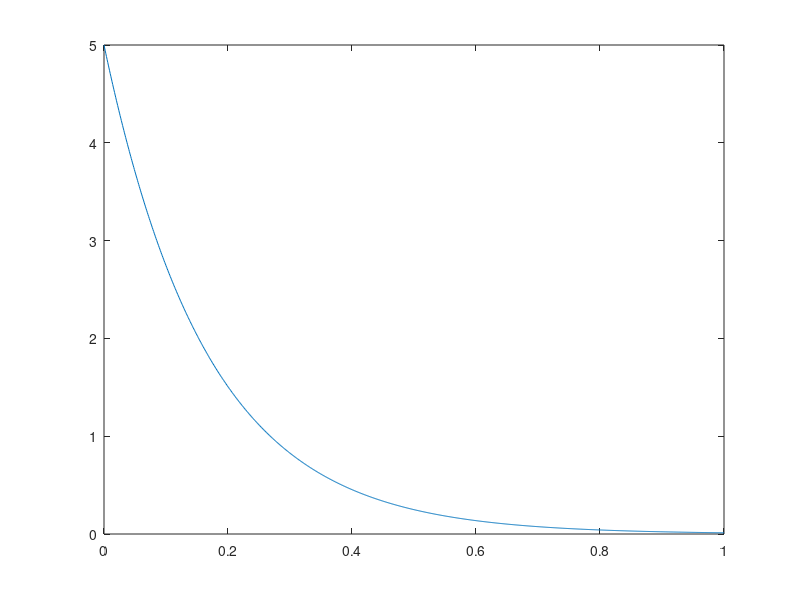

MATLAB code to generate this figure:
B = 1; 
a = 5; 
timing = 0:0.001:1; 
x = B*exp(a*timing); 
plot(timing, x);
B = 5; 
a = 6; 
timing = 0:0.001:1; 
x = B*exp(-a*timing); 
plot(timing, x);
